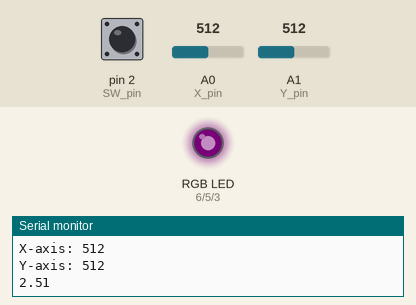
A sketch run on a simulated Arduino Uno, built with avr-gcc and run on an emulated ATmega328P. On the bench: an RGB LED mixed from three pins (HIGH = lit), the last lines printed to the serial monitor. The inputs (shaded band) are chosen by the test bench; at power-on: A0 (X_pin) = 512, A1 (Y_pin) = 512, pin 2 (SW_pin) HIGH. Dim RGB values are drawn brighter than linear.

Above: at 1.2 s.
1.3 s: A0 (X_pin) set to 543
At 2.0 s:
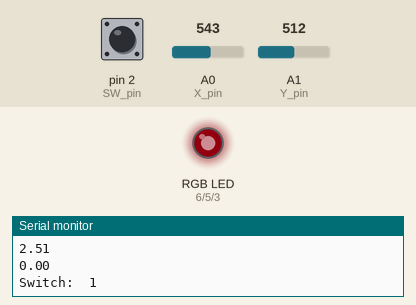
4.3 s: A1 (Y_pin) set to 716
At 5.5 s:
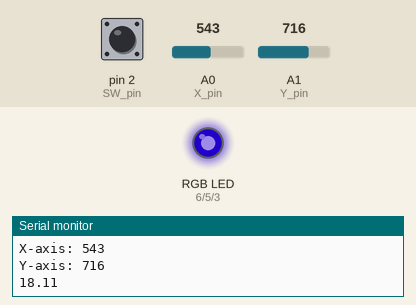
5.8 s: A0 (X_pin) set to 688
At 7.0 s:
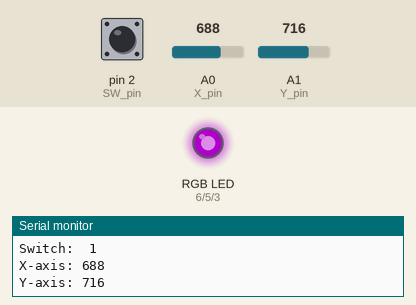
7.3 s: A0 (X_pin) set to 714
At 7.9 s:
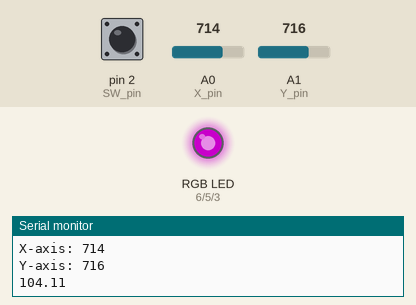
10.3 s: A1 (Y_pin) set to 900
At 11.0 s:
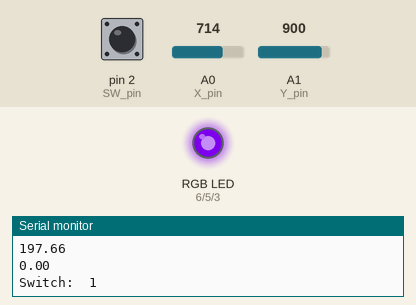
11.8 s: A0 (X_pin) set to 900
At 12.7 s:
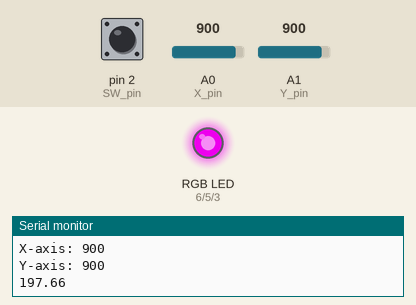
Timing chart, 0 to 14.3 s (numbered marks = the images above; inputs shaded):
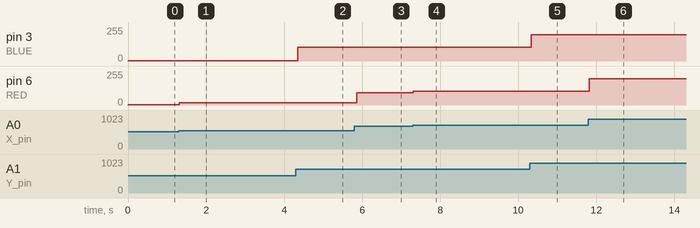

Measured:
- after the input at 1.3 s, pin 6 (RED): 2/255 → 18/255 at once
- after the input at 4.3 s, pin 3 (BLUE): 2/255 → 105/255 at once
- after the input at 5.8 s, pin 6 (RED): 18/255 → 91/255 after 0.06 s
- after the input at 7.3 s, pin 6 (RED): 91/255 → 104/255 at once
- after the input at 10.3 s, pin 3 (BLUE): 105/255 → 197/255 at once
- after the input at 11.8 s, pin 6 (RED): 104/255 → 197/255 at once

The sketch:

Joystick_RGB_Iteration1.ino
```cpp
//www.elegoo.com
//2016.12.09

// Define Pins
#define BLUE 3
#define GREEN 5
#define RED 6

// Arduino pin numbers
const int SW_pin = 2; // digital pin connected to switch output
const int X_pin = 0; // analog pin connected to X output
const int Y_pin = 1; // analog pin connected to Y output
int xvalue = 0;
int yvalue = 0;
void setup() {
  pinMode(SW_pin, INPUT);
  digitalWrite(SW_pin, HIGH);
  Serial.begin(9600);
  pinMode(RED, OUTPUT);
  pinMode(GREEN, OUTPUT);
  pinMode(BLUE, OUTPUT);
  digitalWrite(RED, LOW);
  digitalWrite(GREEN, LOW);
  digitalWrite(BLUE, LOW);
}

// define variables
float greenValue;
float redValue;
float blueValue;

void loop() {
  xvalue = analogRead(X_pin);
  yvalue = analogRead(Y_pin);
  greenValue = ((507-((float)xvalue))/507)*255;
  redValue = (((float)xvalue-507)/507)*255;
  blueValue = (((float)yvalue-507)/507)*255;

  if(greenValue <= 0){
    greenValue = 0;
  }
  if(redValue >= 255){
    redValue = 255;
  }
  if(redValue <= 0){
    redValue = 0;
  }
  if(blueValue >= 255){
    blueValue = 255;
  }
  if(blueValue <= 0){
    blueValue = 0;
  }
  analogWrite(RED, redValue);
  analogWrite(GREEN, greenValue);
  analogWrite(BLUE, blueValue);
  Serial.print("Switch:  ");
  Serial.print(digitalRead(SW_pin));
  Serial.print("\n");
  Serial.print("X-axis: ");
  Serial.print(analogRead(X_pin));
  Serial.print("\n");
  Serial.print("Y-axis: ");
  Serial.println(analogRead(Y_pin));
  Serial.print("\n");
  Serial.print(redValue);
  Serial.print("\n");
  Serial.print(blueValue);
  Serial.print("\n");
  Serial.print(greenValue);
  Serial.print("\n\n");
}
```
